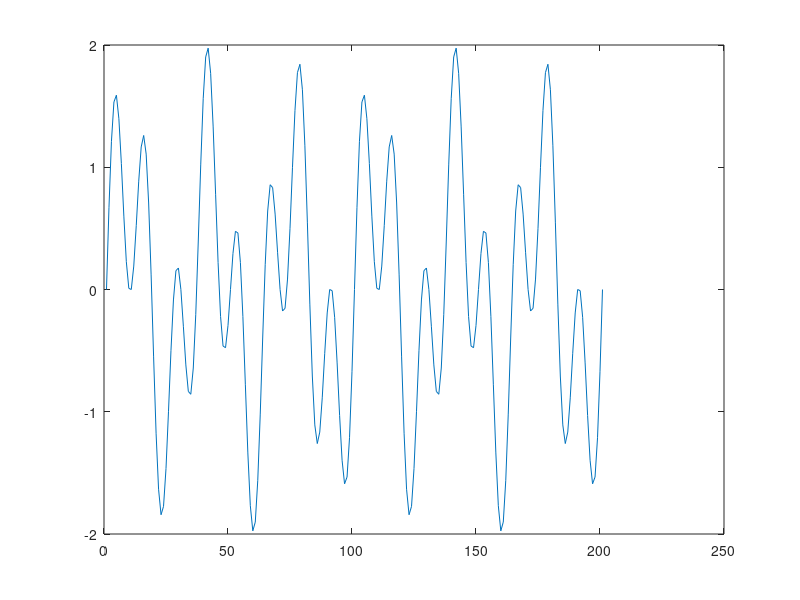

This chart was generated by the following MATLAB code: (Note: this script raises an error after producing the figure.)
clear; clc; close all
Fs = 100;
t = 0:1/Fs:2;
f=sin(2*pi*3*t)+sin(2*pi*8*t);
figure(1);plot(f);
F=dft_sample(f);
figure(2);plot(abs(F));
ff=idft_sample(F);
figure(3);plot(ff);